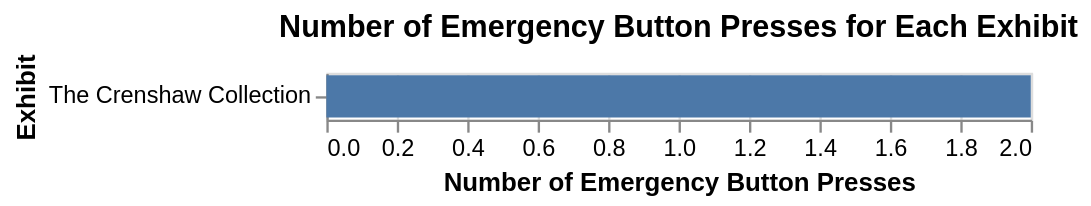

The notebook cell saved with this chart:
### Code cell
# Which exhibitions generate the most emergency button presses
query = """
SELECT e.name, COUNT(*)
FROM kiosk_output ko
JOIN exhibit e USING(exhibit_id)
JOIN button b USING(button_id)
JOIN button_type bt USING(button_type_id)
WHERE bt.name = 'other' AND b.description = 'emergency'
GROUP BY e.name
ORDER BY COUNT(*) DESC
;
"""
df = pd.read_sql_query(query, engine)

chart = alt.Chart(df).mark_bar().encode(
    x=alt.X('count', title='Number of Emergency Button Presses'),
    y=alt.Y('name', title='Exhibit', sort='-x'),
    color=alt.Color('name:N', legend=None),
).properties(
    title='Number of Emergency Button Presses for Each Exhibit',
)
chart.save(
    'visualisations/number_of_emergency_button_presses_for_each_exhibit.png')
chart

### Figure 1 — Vega-Lite specification as saved in the notebook (floating-point values rounded to 4 significant figures)
{"config": {"view": {"continuousWidth": 300, "continuousHeight": 300}}, "data": {"name": "data-7f547e5843f1209c889116926c6beb22"}, "mark": {"type": "bar"}, "encoding": {"color": {"field": "name", "legend": null, "type": "nominal"}, "x": {"field": "count", "title": "Number of Emergency Button Presses", "type": "quantitative"}, "y": {"field": "name", "sort": "-x", "title": "Exhibit", "type": "nominal"}}, "title": "Number of Emergency Button Presses for Each Exhibit", "$schema": "https://vega.github.io/schema/vega-lite/v6.4.1.json", "datasets": {"data-7f547e5843f1209c889116926c6beb22": [{"name": "The Crenshaw Collection", "count": 2}]}}
